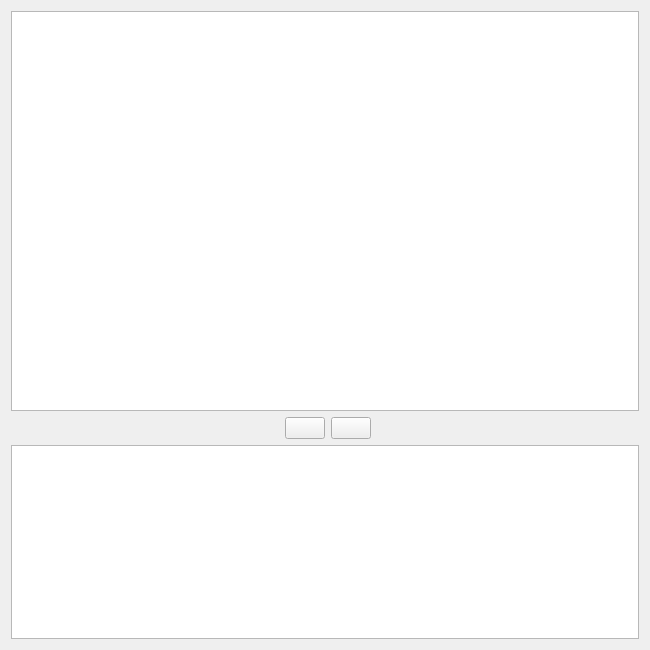
<?xml version="1.0" encoding="UTF-8"?>
<ui version="4.0">
 <class>FolderListWidget</class>
 <widget class="QWidget" name="FolderListWidget">
  <property name="geometry">
   <rect>
    <x>0</x>
    <y>0</y>
    <width>650</width>
    <height>650</height>
   </rect>
  </property>
  <property name="windowTitle">
   <string>Form</string>
  </property>
  <layout class="QGridLayout" name="gridLayout">
   <item row="1" column="0">
    <spacer name="horizontalSpacer">
     <property name="orientation">
      <enum>Qt::Horizontal</enum>
     </property>
     <property name="sizeHint" stdset="0">
      <size>
       <width>40</width>
       <height>20</height>
      </size>
     </property>
    </spacer>
   </item>
   <item row="0" column="0" colspan="5">
    <widget class="QTreeView" name="fsView">
     <property name="sizePolicy">
      <sizepolicy hsizetype="Expanding" vsizetype="Expanding">
       <horstretch>0</horstretch>
       <verstretch>0</verstretch>
      </sizepolicy>
     </property>
     <property name="minimumSize">
      <size>
       <width>0</width>
       <height>400</height>
      </size>
     </property>
    </widget>
   </item>
   <item row="1" column="4">
    <spacer name="horizontalSpacer_2">
     <property name="orientation">
      <enum>Qt::Horizontal</enum>
     </property>
     <property name="sizeHint" stdset="0">
      <size>
       <width>40</width>
       <height>20</height>
      </size>
     </property>
    </spacer>
   </item>
   <item row="2" column="0" colspan="5">
    <widget class="QListWidget" name="selectedFolders">
     <property name="sizePolicy">
      <sizepolicy hsizetype="Expanding" vsizetype="Expanding">
       <horstretch>0</horstretch>
       <verstretch>0</verstretch>
      </sizepolicy>
     </property>
    </widget>
   </item>
   <item row="1" column="2">
    <widget class="QPushButton" name="addButton">
     <property name="sizePolicy">
      <sizepolicy hsizetype="Fixed" vsizetype="Fixed">
       <horstretch>0</horstretch>
       <verstretch>0</verstretch>
      </sizepolicy>
     </property>
     <property name="text">
      <string/>
     </property>
     <property name="icon">
      <iconset resource="../../../../resources.qrc">
       <normaloff>:/images/down</normaloff>:/images/down</iconset>
     </property>
    </widget>
   </item>
   <item row="1" column="3">
    <widget class="QPushButton" name="removeButton">
     <property name="sizePolicy">
      <sizepolicy hsizetype="Fixed" vsizetype="Fixed">
       <horstretch>0</horstretch>
       <verstretch>0</verstretch>
      </sizepolicy>
     </property>
     <property name="text">
      <string/>
     </property>
     <property name="icon">
      <iconset resource="../../../../resources.qrc">
       <normaloff>:/images/up</normaloff>:/images/up</iconset>
     </property>
    </widget>
   </item>
  </layout>
 </widget>
 <resources>
  <include location="../../../../resources.qrc"/>
 </resources>
 <connections/>
</ui>
